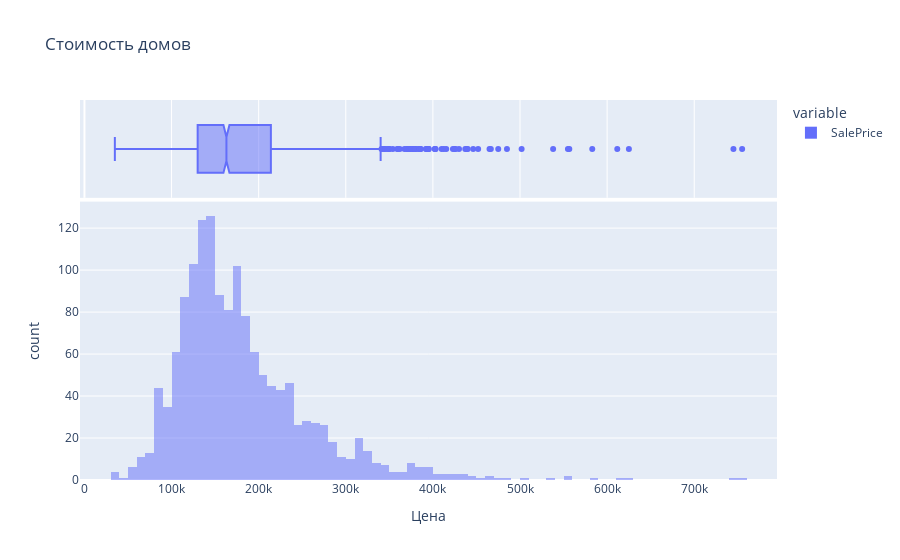

The notebook cell this image was saved under:
### Code cell
import plotly.express as px
# Отрисуем интерактивный график
fig = px.histogram(df['SalePrice'],
                   title='Стоимость домов',
                   marginal = 'box',
                   nbins =  100,
                   barmode='overlay',
                   labels={"value": "Цена"})

fig.show()

### Figure 1 — Plotly figure (JSON) as saved in the notebook; plotly's stock layout.template omitted (floating-point values rounded to 4 significant figures; data arrays with more than 128 entries replaced by an {"elided": "..."} marker saying what was removed)
{"data": [{"alignmentgroup": "True", "bingroup": "x", "hovertemplate": "variable=SalePrice<br>Цена=%{x}<br>count=%{y}<extra></extra>", "legendgroup": "SalePrice", "marker": {"color": "#636efa", "opacity": 0.5, "pattern": {"shape": ""}}, "name": "SalePrice", "nbinsx": 100, "offsetgroup": "SalePrice", "orientation": "v", "showlegend": true, "type": "histogram", "x": {"elided": "1460 int values"}, "xaxis": "x", "yaxis": "y"}, {"alignmentgroup": "True", "hovertemplate": "variable=SalePrice<br>Цена=%{x}<extra></extra>", "legendgroup": "SalePrice", "marker": {"color": "#636efa"}, "name": "SalePrice", "notched": true, "offsetgroup": "SalePrice", "showlegend": false, "type": "box", "x": {"elided": "1460 int values"}, "xaxis": "x2", "yaxis": "y2"}], "layout": {"barmode": "overlay", "legend": {"title": {"text": "variable"}, "tracegroupgap": 0}, "title": {"text": "Стоимость домов"}, "xaxis": {"anchor": "y", "domain": [0, 1], "title": {"text": "Цена"}}, "xaxis2": {"anchor": "y2", "domain": [0, 1], "matches": "x", "showgrid": true, "showticklabels": false}, "yaxis": {"anchor": "x", "domain": [0, 0.7326], "title": {"text": "count"}}, "yaxis2": {"anchor": "x2", "domain": [0.7426, 1], "matches": "y2", "showgrid": false, "showline": false, "showticklabels": false, "ticks": ""}}}
